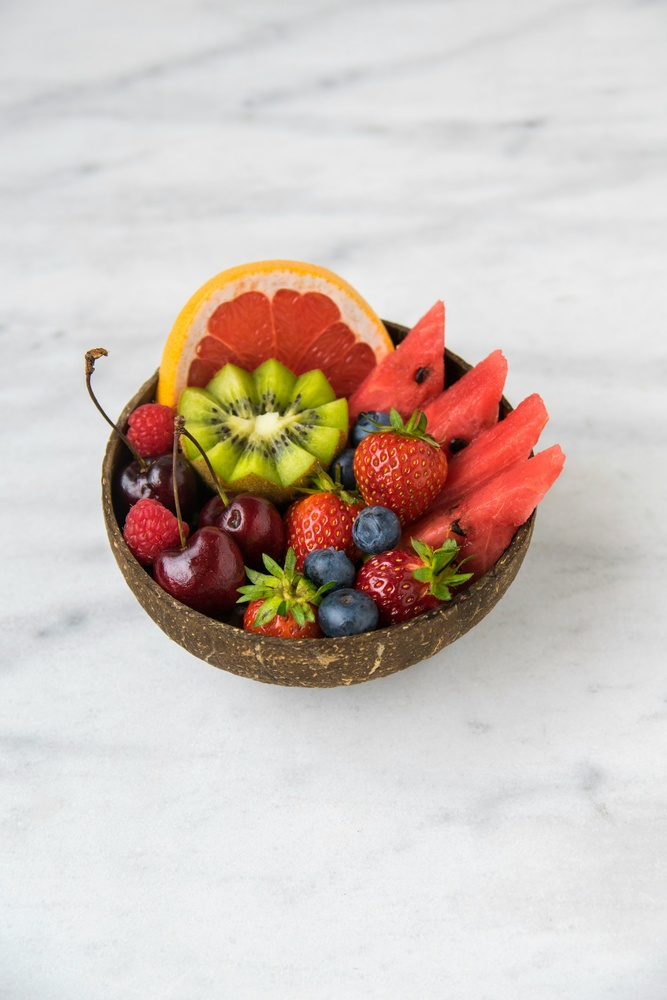
#> input picture pxfuel.jpg, 667 x 1000 px, shrunk from 4000 x 6000 before the run
$ python segment.py   (older library calls are emulated)
#> lines starting #> are read from the running program, lines starting #| are printed output that depends on the picture; after the words box and inside, x2 and y2 are one past the last pixel; in counts of white or black regions, pixels touching at a corner belong together
"""
Modul Image Segmentation
Input  : numpy array BGR (dari cv2.imread)
Return : numpy array BGR hasil segmentasi
"""

import cv2
import numpy as np
import random
import base64

def _to_base64_png(image):
    _, buffer = cv2.imencode('.png', image)
    return base64.b64encode(buffer).decode('utf-8')


# ──────────────────────────────────────────────────────────────────────────────
# FUNCTIONS
# ──────────────────────────────────────────────────────────────────────────────

def threshold(image, thresh, method):
    """
    Segmentasi berbasis threshold — memisahkan foreground & background
    dengan overlay warna merah pada area foreground.
    - image  : numpy array BGR
    - thresh : integer, nilai ambang batas (0-255)
    - method : string, "binary" | "otsu" | "adaptive"
    - return : numpy array BGR (gambar tersegmentasi dengan overlay warna)
    """
    gray = cv2.cvtColor(image, cv2.COLOR_BGR2GRAY)

    if method == "binary":
        _, mask = cv2.threshold(gray, thresh, 255, cv2.THRESH_BINARY)

    elif method == "otsu":
        _, mask = cv2.threshold(gray, 0, 255, cv2.THRESH_BINARY + cv2.THRESH_OTSU)

    elif method == "adaptive":
        mask = cv2.adaptiveThreshold(
            gray, 255,
            cv2.ADAPTIVE_THRESH_GAUSSIAN_C,
            cv2.THRESH_BINARY,
            blockSize=11,
            C=2
        )
    else:
        raise ValueError(f"Method '{method}' tidak dikenal. Pilih: binary, otsu, adaptive.")

    # Overlay warna merah pada foreground (area putih di mask)
    overlay          = image.copy()
    overlay[mask == 255] = [0, 0, 200]  # BGR merah

    # Blend dengan gambar asli
    result = cv2.addWeighted(image, 0.4, overlay, 0.6, 0)
    return {"processed_image": _to_base64_png(result)}


def edge(image, low, high):
    """
    Segmentasi berbasis tepi — Canny lalu tiap kontur diberi warna acak.
    - image  : numpy array BGR
    - low    : integer, threshold bawah Canny
    - high   : integer, threshold atas Canny
    - return : numpy array BGR (gambar dengan kontur berwarna berbeda)
    """
    gray      = cv2.cvtColor(image, cv2.COLOR_BGR2GRAY)
    blurred   = cv2.GaussianBlur(gray, (5, 5), 0)
    edges_map = cv2.Canny(blurred, low, high)

    contours, _ = cv2.findContours(
        edges_map,
        cv2.RETR_EXTERNAL,
        cv2.CHAIN_APPROX_SIMPLE
    )

    result = image.copy()
    random.seed(42)  # seed agar warna konsisten tiap run
    for cnt in contours:
        color = (
            random.randint(50, 255),
            random.randint(50, 255),
            random.randint(50, 255),
        )
        cv2.drawContours(result, [cnt], -1, color, thickness=2)

    return {"processed_image": _to_base64_png(result)}


def region(image, n_segments):
    """
    Segmentasi berbasis region menggunakan K-Means clustering.
    Setiap piksel diganti warna rata-rata klasternya.
    - image      : numpy array BGR
    - n_segments : integer, jumlah region/klaster (2-8)
    - return     : numpy array BGR (gambar tersegmentasi per region)
    """
    n_segments = max(2, min(8, n_segments))  # clamp ke 2-8

    h, w   = image.shape[:2]
    pixels = image.reshape((-1, 3)).astype(np.float32)

    criteria = (
        cv2.TERM_CRITERIA_EPS + cv2.TERM_CRITERIA_MAX_ITER,
        100,   # max iterasi
        0.2    # epsilon
    )

    _, labels, centers = cv2.kmeans(
        pixels,
        n_segments,
        None,
        criteria,
        attempts=10,
        flags=cv2.KMEANS_RANDOM_CENTERS
    )

    centers = np.uint8(centers)
    result  = centers[labels.flatten()].reshape((h, w, 3))
    return {"processed_image": _to_base64_png(result)}


# ──────────────────────────────────────────────────────────────────────────────
# TEST
# ──────────────────────────────────────────────────────────────────────────────

if __name__ == "__main__":
    import os
    os.makedirs("segment", exist_ok=True)
    img = cv2.imread("pxfuel.jpg")  # ganti dengan path gambar kamu
#> img is the input picture: shape (1000, 667, 3); mean B, G, R 187.1, 194.2, 206.8

    def save_res(res_dict, filename):
        filepath = os.path.join("segment", filename)
        print(f"Hasil {filename}:", list(res_dict.keys()))
        with open(filepath, "wb") as f:
            f.write(base64.b64decode(res_dict["processed_image"]))

    save_res(threshold(img, 127, "binary"), "out_segment_threshold_binary.png")
#> in threshold, `_, mask = cv2.threshold(gray, thresh, 255, cv2.THRESH_BINARY)`:
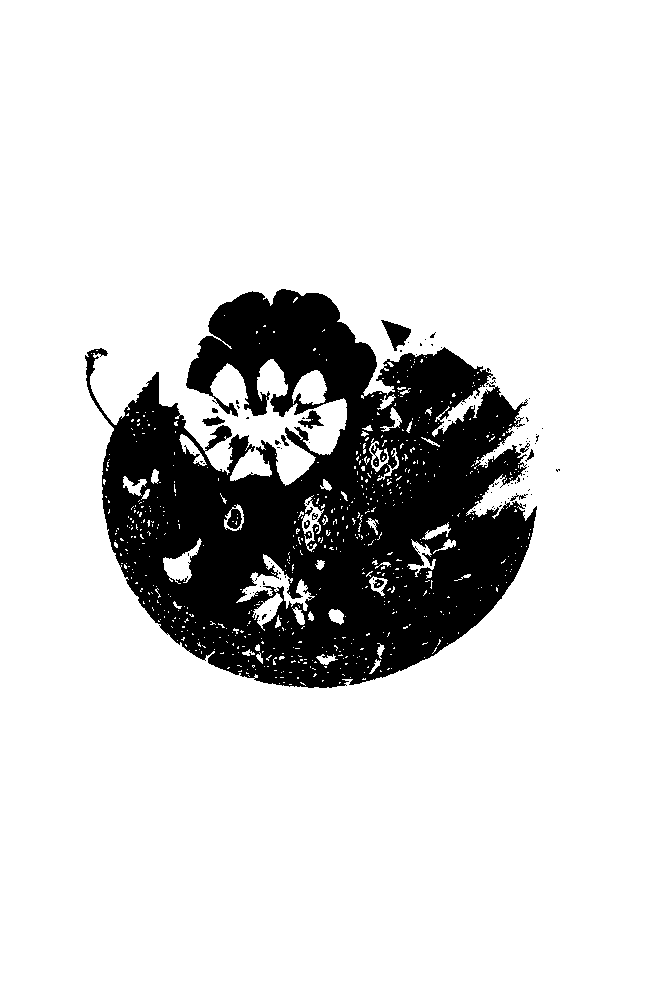
#> mask: shape (1000, 667); 84.3% white; 99 black regions (87 under 20 px), largest, box (x1, y1, x2, y2) and area: (85, 289, 537, 688) 103393, (381, 320, 411, 351) 451, (298, 410, 324, 429) 207
#| Hasil out_segment_threshold_binary.png: ['processed_image']
    save_res(threshold(img, 0,   "otsu"), "out_segment_threshold_otsu.png")
#> in threshold (call 2), `_, mask = cv2.threshold(gray, 0, 255, cv2.THRESH_BINARY + cv2.THRESH_O..`: mask: shape (1000, 667); 81.9% white; 27 black regions (25 under 20 px), largest, box (x1, y1, x2, y2) and area: (85, 289, 563, 688) 120591, (311, 512, 318, 521) 44
#| Hasil out_segment_threshold_otsu.png: ['processed_image']
    save_res(threshold(img, 0,   "adaptive"), "out_segment_threshold_adaptive.png")
#> call 3 of threshold, with thresh = 0, method = 'adaptive'
#> in threshold (call 3), `mask = cv2.adaptiveThreshold( gray, 255, cv2.ADAPTIVE_THRESH_GAUSSIAN_..`:
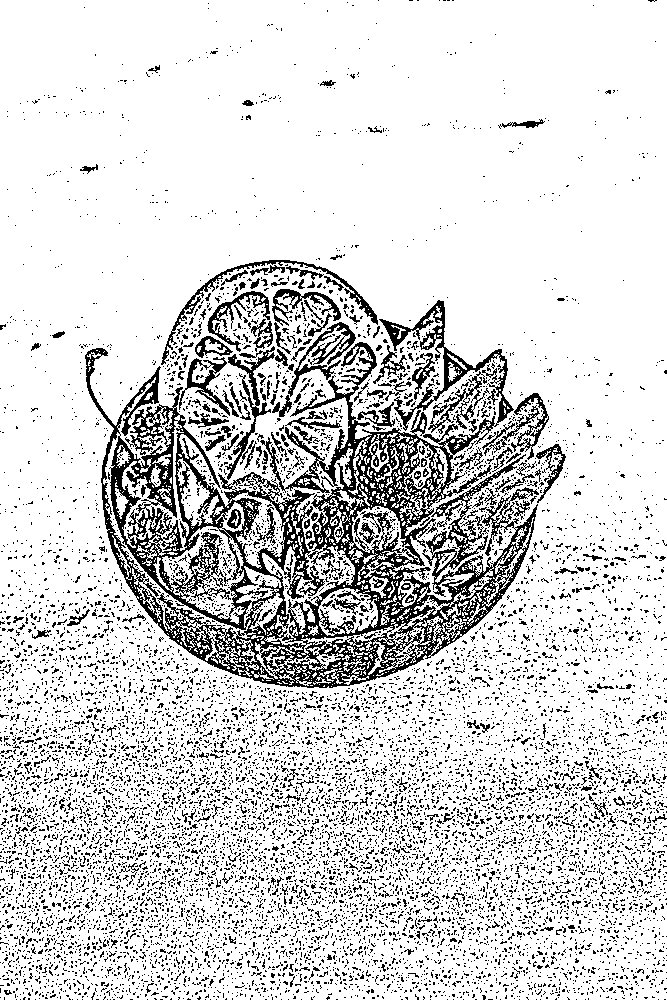
#> mask: shape (1000, 667); 83.8% white; black in thin lines or dots
#> in threshold (call 3), `overlay[mask == 255] = [0, 0, 200]`:
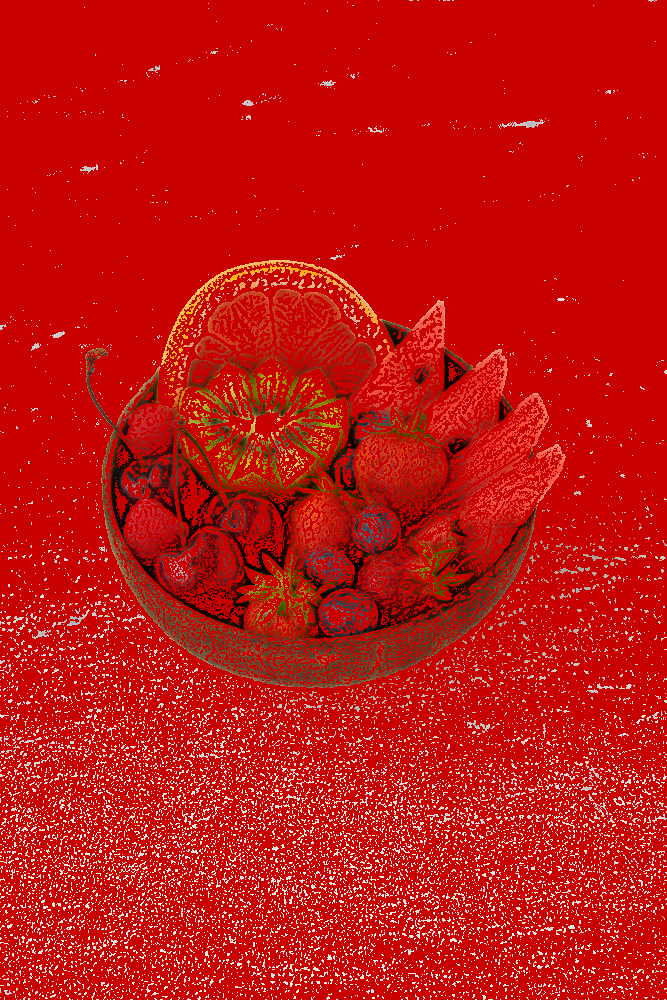
#> overlay: shape (1000, 667, 3); mean B, G, R 17.8, 20.5, 194.2
#| Hasil out_segment_threshold_adaptive.png: ['processed_image']
    save_res(edge(img, 50, 150), "out_segment_edge.png")
#> in edge, `edges_map = cv2.Canny(blurred, low, high)`:
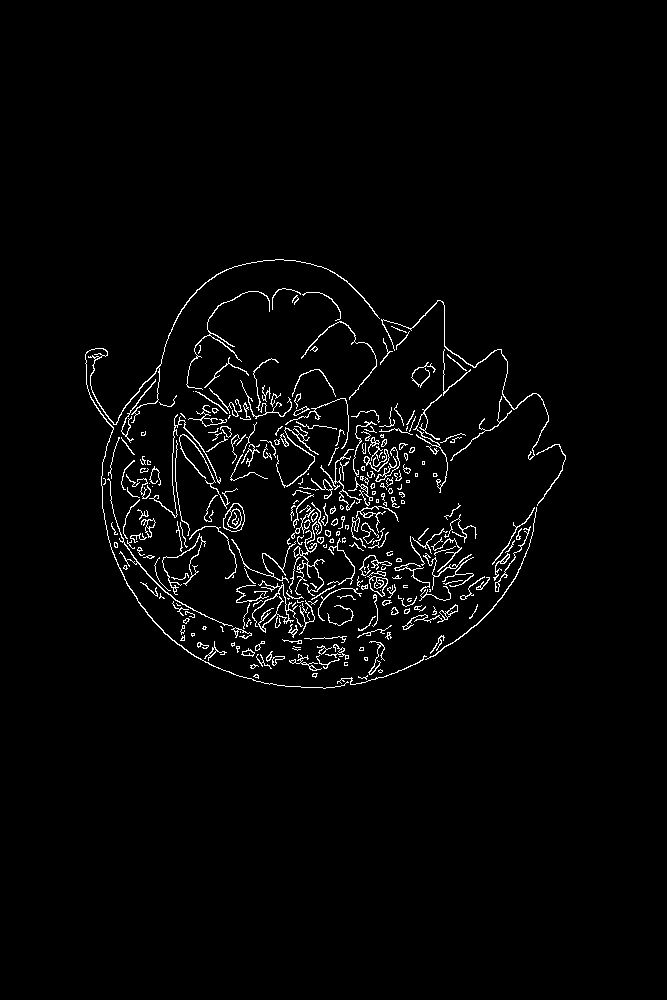
#> edges_map: shape (1000, 667); 2.4% white in thin lines or dots, all inside (x1, y1, x2, y2) = (85, 259, 566, 689)
#> in edge, `contours, _ = cv2.findContours( edges_map, cv2.RETR_EXTERNAL, cv2.CHAI..`: contours = 293 contours, 207 with area under 20; largest, box (x1, y1, x2, y2) and area: (223, 503, 245, 532) 445, (85, 259, 380, 689) 305, (367, 571, 388, 597) 260, (402, 604, 458, 630) 136, (381, 300, 549, 460) 128
#> the loop in edge, `for cnt in contours:` made 293 passes
#> color on passes 1 to 3: (213, 78, 56), (239, 120, 112), (107, 85, 238)
#> after the loop in edge, `for cnt in contours:`:
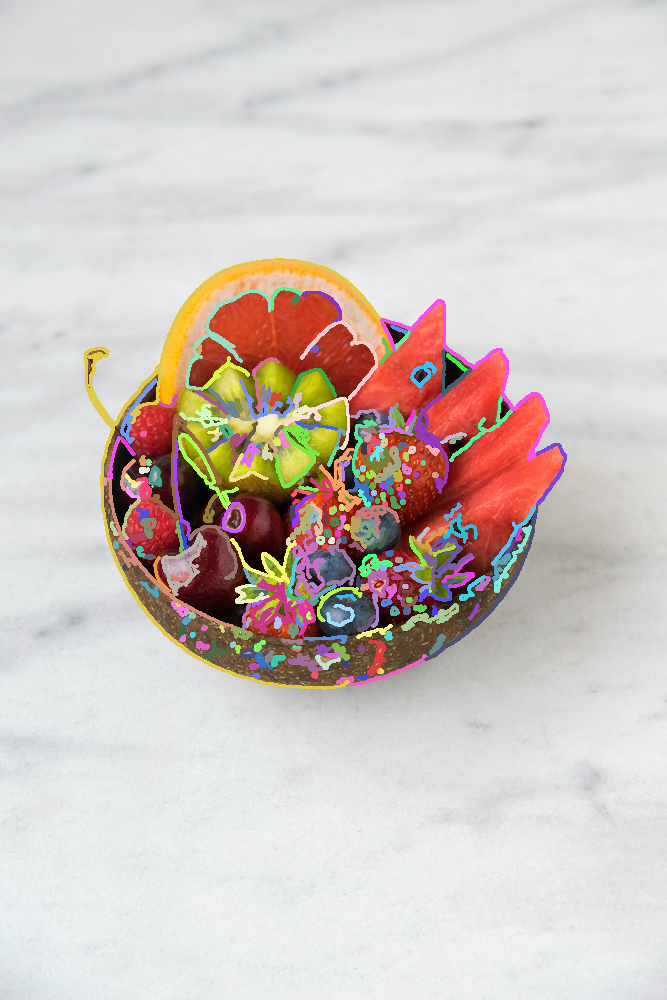
#> result: shape (1000, 667, 3); 7.34% of pixels changed, all inside (x1, y1, x2, y2) = (84, 258, 567, 690)
#| Hasil out_segment_edge.png: ['processed_image']
    save_res(region(img, 3), "out_segment_region_3.png")
#> in region, `criteria = ( cv2.TERM_CRITERIA_EPS + cv2.TERM_CRITERIA_MAX_ITER, 100,`: criteria = (3, 100, 0.2)
#> in region, `_, labels, centers = cv2.kmeans( pixels, n_segments, None, criteria, a..`: centers = [[59.02, 110.2, 199.7], [223.8, 224, 223.4], [31.34, 49.66, 90.07]]
#> in region, `centers = np.uint8(centers)`: centers = [[59, 110, 199], [223, 223, 223], [31, 49, 90]]
#> in region, `result  = centers[labels.flatten()].reshape((h, w, 3))`:
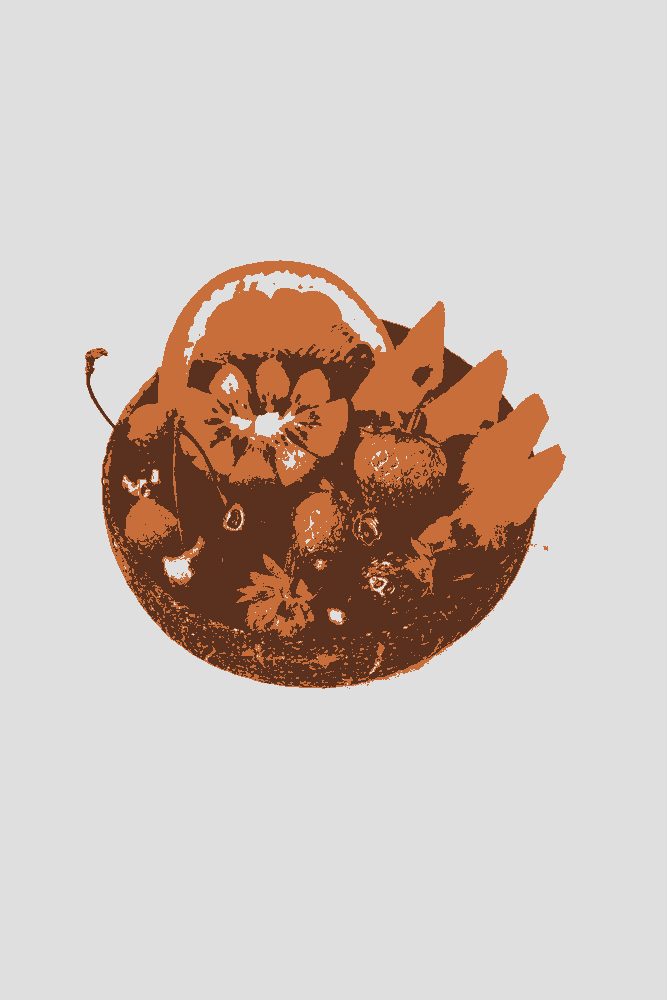
#> result: shape (1000, 667, 3); mean of channels 0, 1, 2 186.4, 193.4, 206.5; drawn as B, G, R
#| Hasil out_segment_region_3.png: ['processed_image']
    save_res(region(img, 5), "out_segment_region_5.png")
#> call 2 of region, with n_segments = 5
#> in region (call 2), `_, labels, centers = cv2.kmeans( pixels, n_segments, None, criteria, a..`: centers = [[31.58, 49.1, 85.51], [227.9, 227.2, 225.9], [180.4, 189.1, 197], [51.94, 70.14, 208.1], [55.76, 157.9, 178.6]]
#> in region (call 2), `centers = np.uint8(centers)`: centers = [[31, 49, 85], [227, 227, 225], [180, 189, 197], [51, 70, 208], [55, 157, 178]]
#> in region (call 2), `result  = centers[labels.flatten()].reshape((h, w, 3))`:
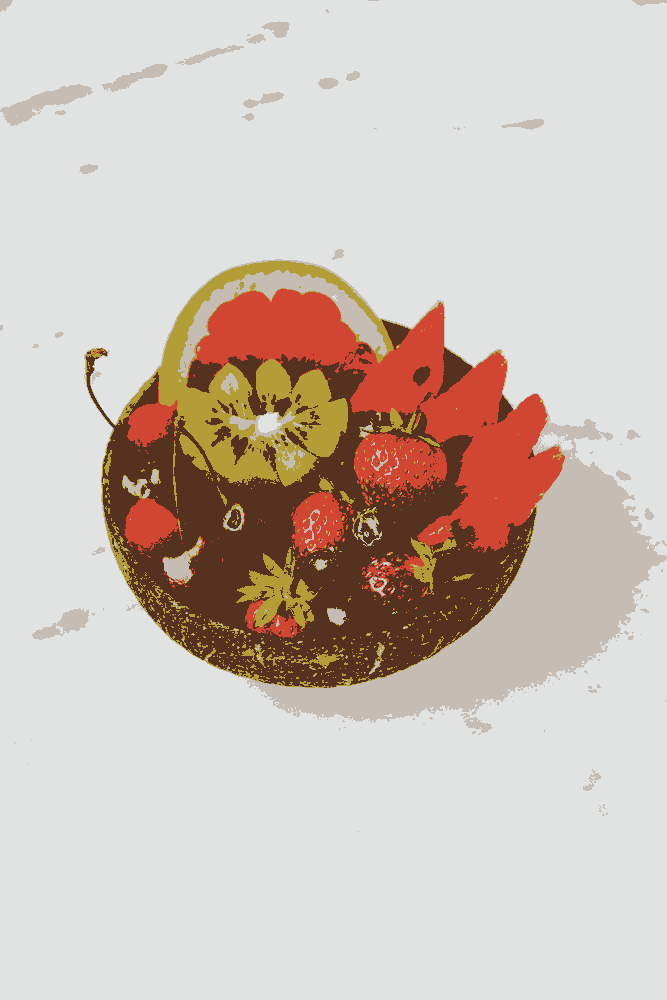
#> result: shape (1000, 667, 3); mean of channels 0, 1, 2 186.4, 194, 206.1; drawn as B, G, R
#| Hasil out_segment_region_5.png: ['processed_image']

    print("Semua hasil segment.py tersimpan.")
